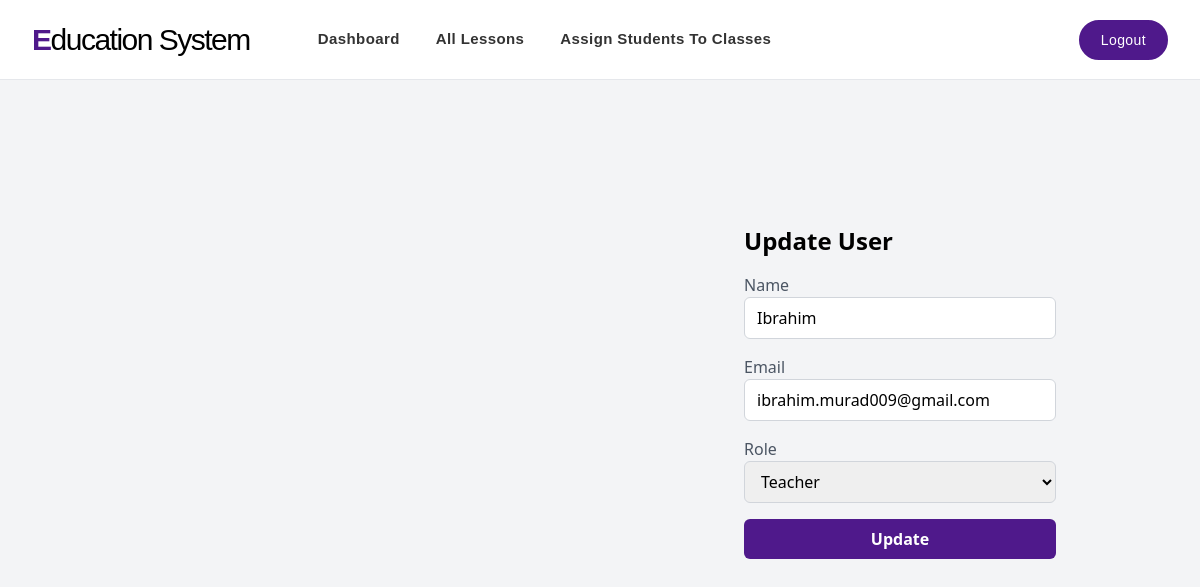
Page /update_user/4/ (signed in) on the earlier database version.
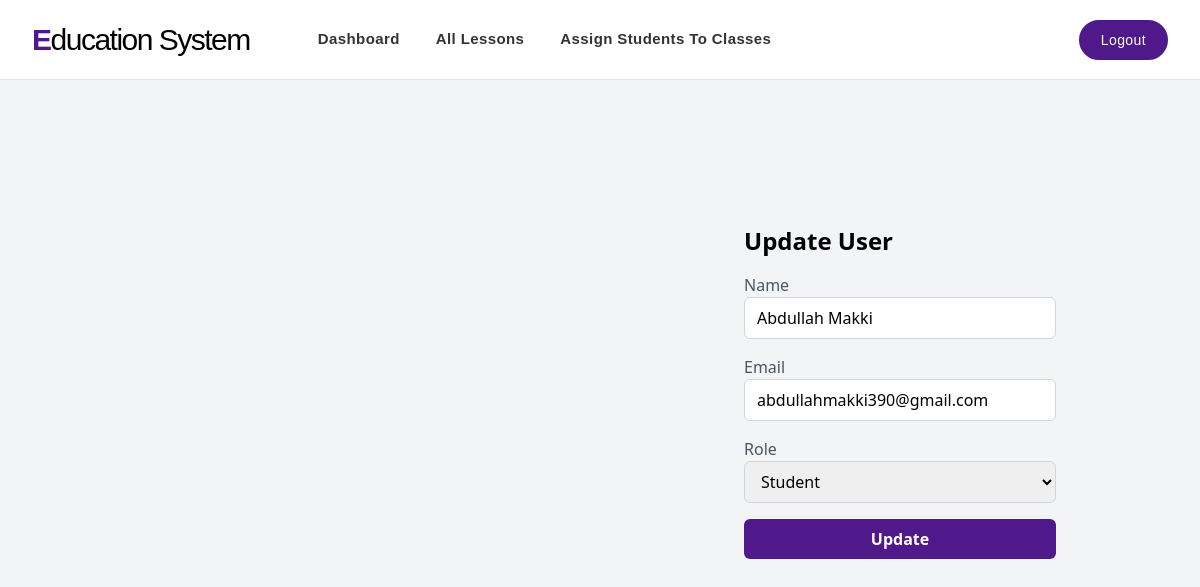
Same page on the later database version.
### user_accounts/models.py (models this page shows, shortened)
class CustomUser(AbstractUser):
    username                 = None
    name                     = models.CharField(max_length=255)
    email                    = models.EmailField(max_length=255, unique=True)
    ROLE_CHOICES = [
        ('admin', 'Admin'),
        ('teacher', 'Teacher'),
        ('student', 'Student')
    ]
    role                     = models.CharField(max_length=10, choices=ROLE_CHOICES)
    class_id                 = models.ForeignKey(
        'teacher.Class',  # Using a string reference to avoid import issues
        null=True,
        blank=True,
        on_delete=models.SET_NULL
    )
    USERNAME_FIELD = 'email'
    REQUIRED_FIELDS = ['name']
    objects = MyAccountManager()

### user_accounts/views.py (the view, shortened to what this page needs)
# urls.py: path('update_user/<int:id>/', update_user, name='update_user'),
@login_required(login_url='/login')
def update_user(request, id):
    user = get_object_or_404(CustomUser, id=id)
    name = request.POST.get('name')
    email = request.POST.get('email')
    role = request.POST.get('role')
    context = {'form': user}
    return render(request, "user_accounts/update_user.html", context)

### user_accounts/templates/user_accounts/update_user.html (shortened to what this page needs)
{% extends 'base.html' %}
{% block content %}
<div class="bg-gray-100 flex justify-center items-center min-h-screen">
    <div class="w-1/2 min-h-screen hidden lg:block">
    </div>
    <div class="lg:p-36 md:p-52 sm:20 p-8 w-full lg:w-1/2">
        <h1 class="text-2xl font-semibold mb-4">Update User</h1>
        <form method="post" enctype="multipart/form-data">
            <div class="mb-4">
                <label for="name" class="block text-gray-600">Name</label>
                <input type="text" id="name" name="name" value="{{form.name}}" autofocus required
                    class="w-full border border-gray-300 rounded-md py-2 px-3 focus:outline-none focus:border-[#4F198B]"
                    autocomplete="off">
            </div>
            <div class="mb-4">
                <label for="email" class="block text-gray-600">Email</label>
                <input type="email" id="email" name="email" value="{{form.email}}" required
                    class="w-full border border-gray-300 rounded-md py-2 px-3 focus:outline-none focus:border-[#4F198B]"
                    autocomplete="on">
            </div>
            <div class="mb-4">
                <label for="role" class="block text-gray-600">Role</label>
                <select
                    class="w-full border border-gray-300 rounded-md py-2 px-3 focus:outline-none focus:border-[#4F198B]"
                    name="role" id="role">
                    {% if form.role == 'teacher' %}
                    <option selected value="teacher">Teacher</option>
                    {% else %}
                    <option value="teacher">Teacher</option>
                    {% endif %}
                    {% if form.role == 'student' %}
                    <option selected value="student">Student</option>
                    {% else %}
                    <option value="student">Student</option>
                    {% endif %}
                </select>
            </div>
            <button type="submit"
                class="bg-[#4F198B] hover:opacity-90 text-white font-semibold rounded-md py-2 px-4 w-full">Update</button>
        </form>
    </div>
</div>
{% endblock %}

Differences in the rows shown:
changed CustomUser: name "Ibrahim" → "Abdullah Makki"; email "ibrahim.murad009@gmail.com" → "abdullahmakki390@gmail.com"; role "Teacher" → "Student"
